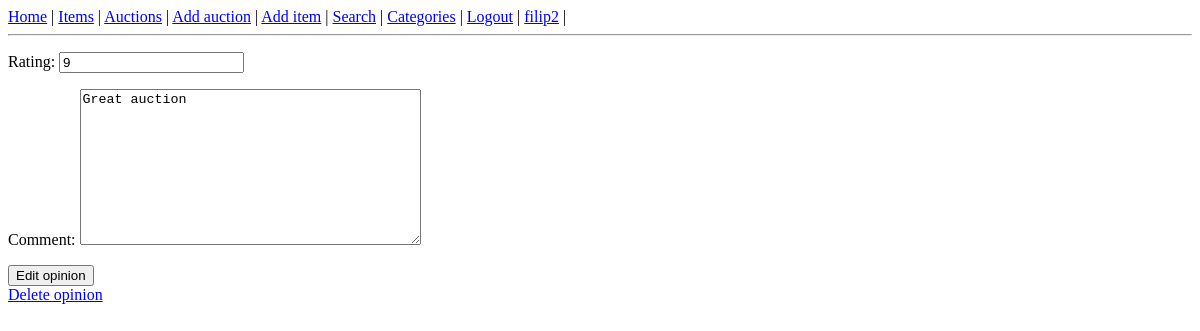
The app's page /edit-opinion/8 (signed in), older data.
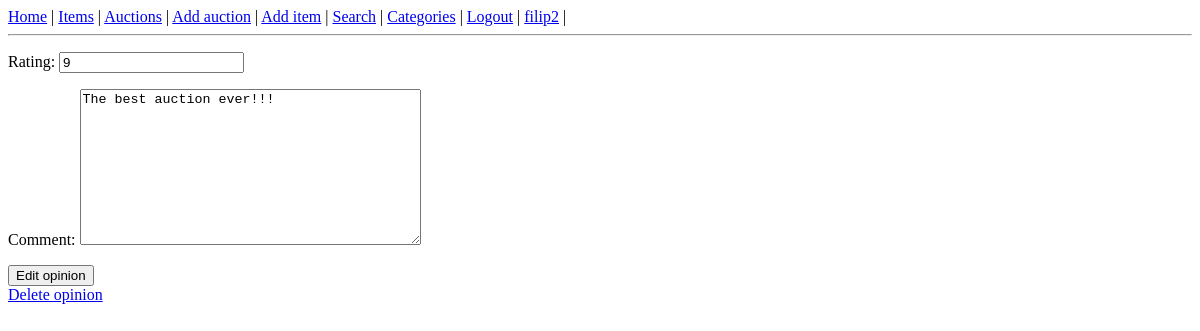
The same page, newer data.
### auctions/models.py (models this page shows)
class Opinion(models.Model):
    auction = models.ForeignKey(Auction, on_delete=models.CASCADE)
    reviewer = models.ForeignKey(User, on_delete=models.CASCADE)
    rating = models.PositiveIntegerField(validators=[MinValueValidator(1), MaxValueValidator(10)])
    comment = models.TextField()
    date_created = models.DateTimeField(auto_now_add=True)
    date_edited = models.DateTimeField(auto_now=True, null=True)

### auctions/views.py (the view, shortened to what this page needs)
# urls.py: path('edit-opinion/<int:pk>', auctions.EditOpinion.as_view()),
class EditOpinion(LoginRequiredMixin, View):
    template_name = 'auctions/opinion_edit.html'
    login_url = '/login'
    def get(self, request, *args, **kwargs):
        opinion_id = kwargs['pk']   # Get opinion id from the URL
        opinion = Opinion.objects.get(pk=opinion_id)
        form = EditOpinionForm(instance=opinion)
        user = request.user
        context = {
            'form': form,
            'opinion': opinion
        }
        if opinion.reviewer.id != user.id:
            raise PermissionDenied
        else:
            return render(request, self.template_name, context)

### auctions/forms.py
class EditOpinionForm(forms.ModelForm):
    class Meta:
        model = Opinion
        fields = ['rating', 'comment']

### auctions/templates/auctions/opinion_edit.html (shortened to what this page needs)
{% extends 'auctions/base_template.html' %}
{% block content %}
<form action="" method="POST">
    {{ form.as_p }}
    <input type="submit" value="Edit opinion">
</form>
<a href="/delete-opinion/{{ opinion.id }}">Delete opinion</a>
{% endblock %}

Row changes from the older to the newer data that the page shows:
changed Opinion: comment "Great auction" → "The best auction ever!!!"
